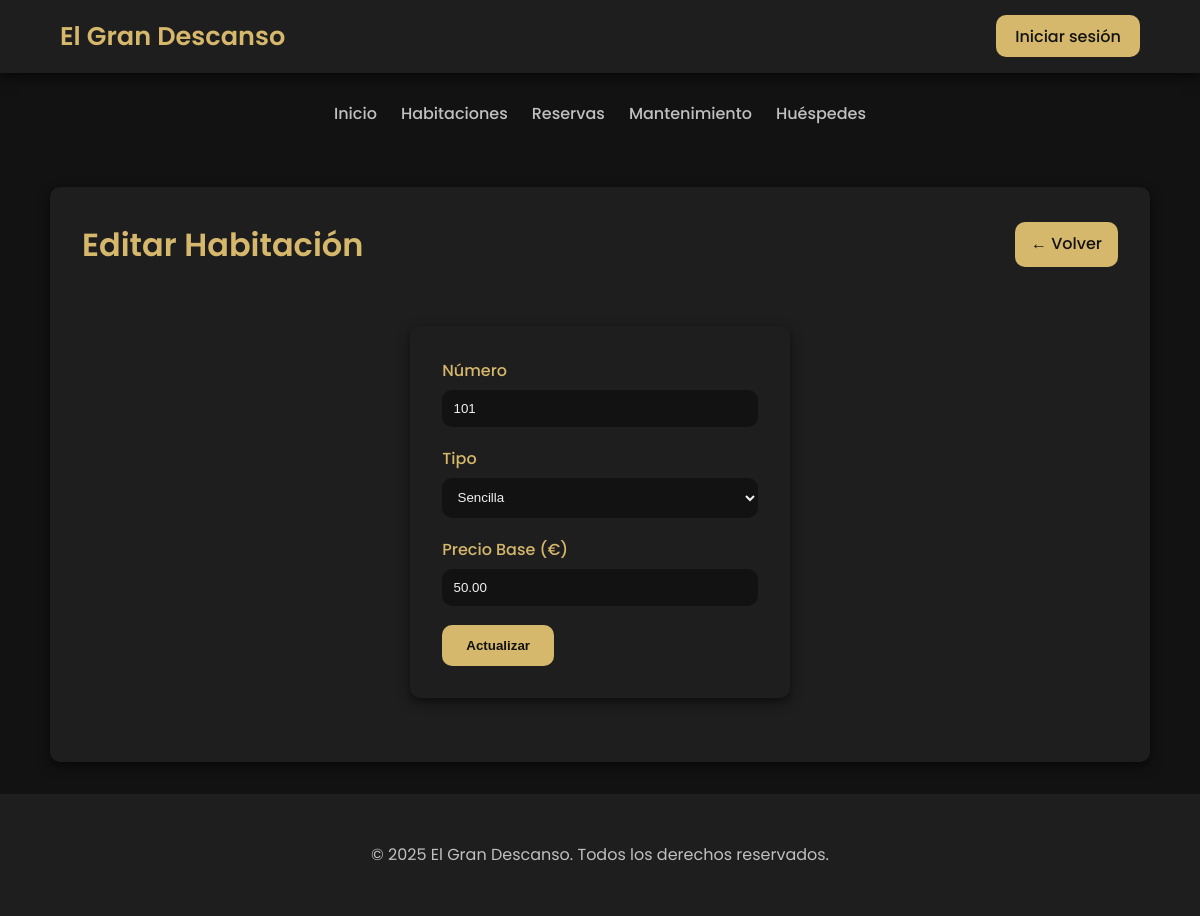
/modules/habitaciones/editar.php?id=1, run on the app's committed database.
### tables this page shows
CREATE TABLE habitaciones (
    id_habitacion INT AUTO_INCREMENT PRIMARY KEY,
    numero VARCHAR(10) NOT NULL UNIQUE,
    tipo ENUM('Sencilla', 'Doble', 'Suite') NOT NULL,
    precio_base DECIMAL(10,2) NOT NULL,
    id_estado_limpieza INT,
    FOREIGN KEY (id_estado_limpieza) REFERENCES estados_limpieza(id_estado)
        ON UPDATE CASCADE
        ON DELETE SET NULL
);

### modules/habitaciones/editar.php (the view, shortened to what this page needs)
<?php
require_once '../../config/db.php';
include '../../includes/header.php';
include '../../includes/navbar.php';
$id = $_GET['id'] ?? null;
$stmt = $conn->prepare("SELECT * FROM habitaciones WHERE id_habitacion = ?");
$stmt->execute([$id]);
$habitacion = $stmt->fetch(PDO::FETCH_ASSOC);
?>
<div class="habitaciones-container">
    <div class="habitaciones-header">
        <h1>Editar Habitación</h1>
        <a href="listar.php" class="btn">← Volver</a>
    </div>
    <div class="habitaciones-form">
        <form action="editar.php" method="POST">
            <label>Número</label>
            <input type="text" name="numero" value="<?= htmlspecialchars($habitacion['numero']) ?>" required>
            <label>Tipo</label>
            <select name="tipo" required>
                <option value="Sencilla" <?= $habitacion['tipo'] === 'Sencilla' ? 'selected' : '' ?>>Sencilla</option>
            </select>
            <label>Precio Base (€)</label>
            <input type="number" step="0.01" name="precio_base" value="<?= $habitacion['precio_base'] ?>" required>
            <button type="submit">Actualizar</button>
        </form>
    </div>
</div>
<?php include '../../includes/footer.php'; ?>

### assets/css/style.css (style rules this page uses)
:root { --color-fondo: #121212; --color-fondo-sec: #1E1E1E; --color-texto: #F0F0F0; --color-texto-sec: #C0C0C0; --color-acento: #D6B86C; --color-acento-claro: #E8CC84; --sombra-suave: 0 4px 12px rgba(0, 0, 0, 0.6); --borde-radio: 10px; --transicion: all 0.3s ease; --fuente-principal: 'Poppins', Arial, sans-serif; --overlay-hero: rgba(0, 0, 0, 0.5); }
* { box-sizing: border-box; margin: 0; padding: 0; }
html, body { height: 100%; }
body { font-family: var(--fuente-principal); background: var(--color-fondo); color: var(--color-texto); line-height: 1.6; display: flex; flex-direction: column; min-height: 100vh; }
.btn { background: var(--color-acento); color: var(--color-fondo); padding: 0.6rem 1.2rem; border-radius: var(--borde-radio); text-decoration: none; font-weight: 500; transition: var(--transicion); }
.habitaciones-container { width: 100%; max-width: 1100px; margin: 2rem auto; background: var(--color-fondo-sec); padding: 2rem; border-radius: var(--borde-radio); box-shadow: var(--sombra-suave); display: flex; flex-direction: column; }
.habitaciones-header { display: flex; justify-content: space-between; align-items: center; margin-bottom: 1.5rem; flex-wrap: wrap; gap: 1rem; }
.habitaciones-header h1 { color: var(--color-acento); font-size: 2rem; font-weight: 600; }
.habitaciones-header .btn { background: var(--color-acento); color: var(--color-fondo); padding: 0.6rem 1rem; border-radius: var(--borde-radio); text-decoration: none; transition: var(--transicion); font-weight: 500; }
.habitaciones-form { background: var(--color-fondo-sec); padding: 2rem; border-radius: var(--borde-radio); box-shadow: var(--sombra-suave); max-width: 600px; margin: 2rem auto; }
.habitaciones-form label { display: block; color: var(--color-acento); margin-bottom: 0.4rem; font-weight: 500; }
.habitaciones-form input, .habitaciones-form select, .habitaciones-form textarea { width: 100%; padding: 0.7rem; border-radius: var(--borde-radio); border: none; margin-bottom: 1.2rem; background: var(--color-fondo); color: var(--color-texto); }
.habitaciones-form button { background: var(--color-acento); color: var(--color-fondo); padding: 0.8rem 1.5rem; border: none; border-radius: var(--borde-radio); font-weight: 600; cursor: pointer; transition: var(--transicion); }

### data on the page
habitaciones: numero "101", tipo "Sencilla", precio_base "50.00"
